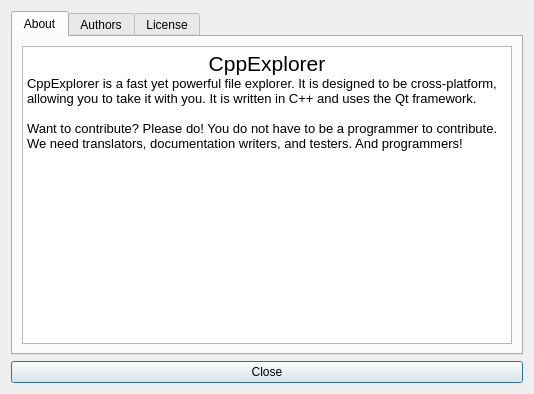
<?xml version="1.0" encoding="UTF-8"?>
<ui version="4.0">
 <class>HelpDialog</class>
 <widget class="QDialog" name="HelpDialog">
  <property name="geometry">
   <rect>
    <x>0</x>
    <y>0</y>
    <width>534</width>
    <height>394</height>
   </rect>
  </property>
  <property name="windowTitle">
   <string>About CppExplorer</string>
  </property>
  <layout class="QVBoxLayout" name="verticalLayout_2">
   <item>
    <layout class="QVBoxLayout" name="verticalLayout">
     <item>
      <widget class="QTabWidget" name="tabWidget">
       <property name="currentIndex">
        <number>0</number>
       </property>
       <widget class="QWidget" name="tab_3">
        <attribute name="title">
         <string>About</string>
        </attribute>
        <layout class="QVBoxLayout" name="verticalLayout_4">
         <item>
          <layout class="QVBoxLayout" name="verticalLayout_3">
           <item>
            <widget class="QTextEdit" name="textEdit">
             <property name="readOnly">
              <bool>true</bool>
             </property>
             <property name="html">
              <string>&lt;!DOCTYPE HTML PUBLIC &quot;-//W3C//DTD HTML 4.0//EN&quot; &quot;http://www.w3.org/TR/REC-html40/strict.dtd&quot;&gt;
&lt;html&gt;&lt;head&gt;&lt;meta name=&quot;qrichtext&quot; content=&quot;1&quot; /&gt;&lt;style type=&quot;text/css&quot;&gt;
p, li { white-space: pre-wrap; }
&lt;/style&gt;&lt;/head&gt;&lt;body style=&quot; font-family:'Cantarell'; font-size:10pt; font-weight:400; font-style:normal;&quot;&gt;
&lt;p align=&quot;center&quot; style=&quot; margin-top:0px; margin-bottom:0px; margin-left:0px; margin-right:0px; -qt-block-indent:0; text-indent:0px;&quot;&gt;&lt;span style=&quot; font-family:'Noto Sans'; font-size:16pt;&quot;&gt;CppExplorer&lt;/span&gt;&lt;/p&gt;
&lt;p style=&quot; margin-top:0px; margin-bottom:0px; margin-left:0px; margin-right:0px; -qt-block-indent:0; text-indent:0px;&quot;&gt;&lt;span style=&quot; font-family:'Noto Sans';&quot;&gt;CppExplorer is a fast yet powerful file explorer. It is designed to be cross-platform, allowing you to take it with you. It is written in C++ and uses the Qt framework.&lt;/span&gt;&lt;/p&gt;
&lt;p style=&quot;-qt-paragraph-type:empty; margin-top:0px; margin-bottom:0px; margin-left:0px; margin-right:0px; -qt-block-indent:0; text-indent:0px; font-family:'Noto Sans';&quot;&gt;&lt;br /&gt;&lt;/p&gt;
&lt;p style=&quot; margin-top:0px; margin-bottom:0px; margin-left:0px; margin-right:0px; -qt-block-indent:0; text-indent:0px;&quot;&gt;&lt;span style=&quot; font-family:'Noto Sans';&quot;&gt;Want to contribute? Please do! You do not have to be a programmer to contribute. We need translators, documentation writers, and testers. And programmers!&lt;/span&gt;&lt;/p&gt;&lt;/body&gt;&lt;/html&gt;</string>
             </property>
            </widget>
           </item>
          </layout>
         </item>
        </layout>
       </widget>
       <widget class="QWidget" name="tab">
        <attribute name="title">
         <string>Authors</string>
        </attribute>
        <layout class="QVBoxLayout" name="verticalLayout_6">
         <item>
          <layout class="QVBoxLayout" name="verticalLayout_5">
           <item>
            <widget class="QTextEdit" name="textEdit_2">
             <property name="readOnly">
              <bool>true</bool>
             </property>
             <property name="html">
              <string>&lt;!DOCTYPE HTML PUBLIC &quot;-//W3C//DTD HTML 4.0//EN&quot; &quot;http://www.w3.org/TR/REC-html40/strict.dtd&quot;&gt;
&lt;html&gt;&lt;head&gt;&lt;meta name=&quot;qrichtext&quot; content=&quot;1&quot; /&gt;&lt;style type=&quot;text/css&quot;&gt;
p, li { white-space: pre-wrap; }
&lt;/style&gt;&lt;/head&gt;&lt;body style=&quot; font-family:'Cantarell'; font-size:10pt; font-weight:400; font-style:normal;&quot;&gt;
&lt;p style=&quot; margin-top:0px; margin-bottom:0px; margin-left:0px; margin-right:0px; -qt-block-indent:0; text-indent:0px;&quot;&gt;&lt;span style=&quot; font-family:'Noto Sans'; font-weight:600;&quot;&gt;CppExplorer&lt;/span&gt;&lt;/p&gt;
&lt;p style=&quot; margin-top:0px; margin-bottom:0px; margin-left:0px; margin-right:0px; -qt-block-indent:0; text-indent:0px;&quot;&gt;&lt;span style=&quot; font-family:'Noto Sans';&quot;&gt;Patrick Flynn: Project owner; main author&lt;/span&gt;&lt;/p&gt;
&lt;p style=&quot;-qt-paragraph-type:empty; margin-top:0px; margin-bottom:0px; margin-left:0px; margin-right:0px; -qt-block-indent:0; text-indent:0px; font-family:'Noto Sans';&quot;&gt;&lt;br /&gt;&lt;/p&gt;
&lt;p style=&quot; margin-top:0px; margin-bottom:0px; margin-left:0px; margin-right:0px; -qt-block-indent:0; text-indent:0px;&quot;&gt;&lt;span style=&quot; font-family:'Noto Sans'; font-weight:600;&quot;&gt;libsettings&lt;/span&gt;&lt;/p&gt;
&lt;p style=&quot; margin-top:0px; margin-bottom:0px; margin-left:0px; margin-right:0px; -qt-block-indent:0; text-indent:0px;&quot;&gt;&lt;span style=&quot; font-family:'Noto Sans';&quot;&gt;Patrick Flynn: Project owner; main author&lt;/span&gt;&lt;/p&gt;
&lt;p style=&quot;-qt-paragraph-type:empty; margin-top:0px; margin-bottom:0px; margin-left:0px; margin-right:0px; -qt-block-indent:0; text-indent:0px; font-family:'Noto Sans';&quot;&gt;&lt;br /&gt;&lt;/p&gt;
&lt;p style=&quot; margin-top:0px; margin-bottom:0px; margin-left:0px; margin-right:0px; -qt-block-indent:0; text-indent:0px;&quot;&gt;&lt;span style=&quot; font-family:'Noto Sans'; font-weight:600;&quot;&gt;Qt Framework&lt;/span&gt;&lt;/p&gt;
&lt;p style=&quot; margin-top:0px; margin-bottom:0px; margin-left:0px; margin-right:0px; -qt-block-indent:0; text-indent:0px;&quot;&gt;&lt;span style=&quot; font-family:'Noto Sans';&quot;&gt;The Qt Company and other contributors; see &amp;quot;About Qt&amp;quot; in the Help menu for more information.&lt;/span&gt;&lt;/p&gt;&lt;/body&gt;&lt;/html&gt;</string>
             </property>
            </widget>
           </item>
          </layout>
         </item>
        </layout>
       </widget>
       <widget class="QWidget" name="tab_2">
        <attribute name="title">
         <string>License</string>
        </attribute>
        <layout class="QVBoxLayout" name="verticalLayout_8">
         <item>
          <layout class="QVBoxLayout" name="verticalLayout_7">
           <item>
            <widget class="QTabWidget" name="tabWidget_2">
             <property name="currentIndex">
              <number>0</number>
             </property>
             <widget class="QWidget" name="tab_4">
              <attribute name="title">
               <string>CppExplorer</string>
              </attribute>
              <layout class="QVBoxLayout" name="verticalLayout_10">
               <item>
                <layout class="QVBoxLayout" name="verticalLayout_9">
                 <item>
                  <widget class="QTextEdit" name="textEdit_5">
                   <property name="readOnly">
                    <bool>true</bool>
                   </property>
                   <property name="html">
                    <string>&lt;!DOCTYPE HTML PUBLIC &quot;-//W3C//DTD HTML 4.0//EN&quot; &quot;http://www.w3.org/TR/REC-html40/strict.dtd&quot;&gt;
&lt;html&gt;&lt;head&gt;&lt;meta name=&quot;qrichtext&quot; content=&quot;1&quot; /&gt;&lt;style type=&quot;text/css&quot;&gt;
p, li { white-space: pre-wrap; }
&lt;/style&gt;&lt;/head&gt;&lt;body style=&quot; font-family:'Cantarell'; font-size:10pt; font-weight:400; font-style:normal;&quot;&gt;
&lt;p style=&quot; margin-top:0px; margin-bottom:0px; margin-left:0px; margin-right:0px; -qt-block-indent:0; text-indent:0px;&quot;&gt;&lt;span style=&quot; font-family:'Noto Sans'; font-size:9pt;&quot;&gt;Copyright 2018 Patrick Flynn&lt;/span&gt;&lt;/p&gt;
&lt;p style=&quot;-qt-paragraph-type:empty; margin-top:0px; margin-bottom:0px; margin-left:0px; margin-right:0px; -qt-block-indent:0; text-indent:0px; font-family:'Noto Sans'; font-size:9pt;&quot;&gt;&lt;br /&gt;&lt;/p&gt;
&lt;p style=&quot; margin-top:0px; margin-bottom:0px; margin-left:0px; margin-right:0px; -qt-block-indent:0; text-indent:0px;&quot;&gt;&lt;span style=&quot; font-family:'Noto Sans'; font-size:9pt;&quot;&gt;Redistribution and use in source and binary forms, with or without modification, are permitted provided that the following conditions are met:&lt;/span&gt;&lt;/p&gt;
&lt;p style=&quot;-qt-paragraph-type:empty; margin-top:0px; margin-bottom:0px; margin-left:0px; margin-right:0px; -qt-block-indent:0; text-indent:0px; font-family:'Noto Sans'; font-size:9pt;&quot;&gt;&lt;br /&gt;&lt;/p&gt;
&lt;p style=&quot; margin-top:0px; margin-bottom:0px; margin-left:0px; margin-right:0px; -qt-block-indent:0; text-indent:0px;&quot;&gt;&lt;span style=&quot; font-family:'Noto Sans'; font-size:9pt;&quot;&gt;1. Redistributions of source code must retain the above copyright notice, this list of conditions and the following disclaimer.&lt;/span&gt;&lt;/p&gt;
&lt;p style=&quot;-qt-paragraph-type:empty; margin-top:0px; margin-bottom:0px; margin-left:0px; margin-right:0px; -qt-block-indent:0; text-indent:0px; font-family:'Noto Sans'; font-size:9pt;&quot;&gt;&lt;br /&gt;&lt;/p&gt;
&lt;p style=&quot; margin-top:0px; margin-bottom:0px; margin-left:0px; margin-right:0px; -qt-block-indent:0; text-indent:0px;&quot;&gt;&lt;span style=&quot; font-family:'Noto Sans'; font-size:9pt;&quot;&gt;2. Redistributions in binary form must reproduce the above copyright notice, this list of conditions and the following disclaimer in the documentation and/or other materials provided with the distribution.&lt;/span&gt;&lt;/p&gt;
&lt;p style=&quot;-qt-paragraph-type:empty; margin-top:0px; margin-bottom:0px; margin-left:0px; margin-right:0px; -qt-block-indent:0; text-indent:0px; font-family:'Noto Sans'; font-size:9pt;&quot;&gt;&lt;br /&gt;&lt;/p&gt;
&lt;p style=&quot; margin-top:0px; margin-bottom:0px; margin-left:0px; margin-right:0px; -qt-block-indent:0; text-indent:0px;&quot;&gt;&lt;span style=&quot; font-family:'Noto Sans'; font-size:9pt;&quot;&gt;3. Neither the name of the copyright holder nor the names of its contributors may be used to endorse or promote products derived from this software without specific prior written permission.&lt;/span&gt;&lt;/p&gt;
&lt;p style=&quot;-qt-paragraph-type:empty; margin-top:0px; margin-bottom:0px; margin-left:0px; margin-right:0px; -qt-block-indent:0; text-indent:0px; font-family:'Noto Sans'; font-size:9pt;&quot;&gt;&lt;br /&gt;&lt;/p&gt;
&lt;p style=&quot; margin-top:0px; margin-bottom:0px; margin-left:0px; margin-right:0px; -qt-block-indent:0; text-indent:0px;&quot;&gt;&lt;span style=&quot; font-family:'Noto Sans'; font-size:9pt;&quot;&gt;THIS SOFTWARE IS PROVIDED BY THE COPYRIGHT HOLDERS AND CONTRIBUTORS &amp;quot;AS IS&amp;quot; AND ANY EXPRESS OR IMPLIED WARRANTIES, INCLUDING, BUT NOT LIMITED TO, THE IMPLIED WARRANTIES OF MERCHANTABILITY AND FITNESS FOR A PARTICULAR PURPOSE ARE DISCLAIMED. IN NO EVENT SHALL THE COPYRIGHT HOLDER OR CONTRIBUTORS BE LIABLE FOR ANY DIRECT, INDIRECT, INCIDENTAL, SPECIAL, EXEMPLARY, OR CONSEQUENTIAL DAMAGES (INCLUDING, BUT NOT LIMITED TO, PROCUREMENT OF SUBSTITUTE GOODS OR SERVICES; LOSS OF USE, DATA, OR PROFITS; OR BUSINESS INTERRUPTION) HOWEVER CAUSED AND ON ANY THEORY OF LIABILITY, WHETHER IN CONTRACT, STRICT LIABILITY, OR TORT (INCLUDING NEGLIGENCE OR OTHERWISE) ARISING IN ANY WAY OUT OF THE USE OF THIS SOFTWARE, EVEN IF ADVISED OF THE POSSIBILITY OF SUCH DAMAGE.&lt;/span&gt;&lt;/p&gt;&lt;/body&gt;&lt;/html&gt;</string>
                   </property>
                  </widget>
                 </item>
                </layout>
               </item>
              </layout>
             </widget>
             <widget class="QWidget" name="tab_5">
              <attribute name="title">
               <string>libsettings</string>
              </attribute>
              <layout class="QVBoxLayout" name="verticalLayout_12">
               <item>
                <layout class="QVBoxLayout" name="verticalLayout_11">
                 <item>
                  <widget class="QTextEdit" name="textEdit_4">
                   <property name="readOnly">
                    <bool>true</bool>
                   </property>
                   <property name="html">
                    <string>&lt;!DOCTYPE HTML PUBLIC &quot;-//W3C//DTD HTML 4.0//EN&quot; &quot;http://www.w3.org/TR/REC-html40/strict.dtd&quot;&gt;
&lt;html&gt;&lt;head&gt;&lt;meta name=&quot;qrichtext&quot; content=&quot;1&quot; /&gt;&lt;style type=&quot;text/css&quot;&gt;
p, li { white-space: pre-wrap; }
&lt;/style&gt;&lt;/head&gt;&lt;body style=&quot; font-family:'Cantarell'; font-size:10pt; font-weight:400; font-style:normal;&quot;&gt;
&lt;p style=&quot; margin-top:0px; margin-bottom:0px; margin-left:0px; margin-right:0px; -qt-block-indent:0; text-indent:0px;&quot;&gt;&lt;span style=&quot; font-family:'Noto Sans'; font-size:9pt;&quot;&gt;Copyright 2017 Patrick Flynn&lt;/span&gt;&lt;/p&gt;
&lt;p style=&quot;-qt-paragraph-type:empty; margin-top:0px; margin-bottom:0px; margin-left:0px; margin-right:0px; -qt-block-indent:0; text-indent:0px; font-family:'Noto Sans'; font-size:9pt;&quot;&gt;&lt;br /&gt;&lt;/p&gt;
&lt;p style=&quot; margin-top:0px; margin-bottom:0px; margin-left:0px; margin-right:0px; -qt-block-indent:0; text-indent:0px;&quot;&gt;&lt;span style=&quot; font-family:'Noto Sans'; font-size:9pt;&quot;&gt;Redistribution and use in source and binary forms, with or without modification, are permitted provided that the following conditions are met:&lt;/span&gt;&lt;/p&gt;
&lt;p style=&quot;-qt-paragraph-type:empty; margin-top:0px; margin-bottom:0px; margin-left:0px; margin-right:0px; -qt-block-indent:0; text-indent:0px; font-family:'Noto Sans'; font-size:9pt;&quot;&gt;&lt;br /&gt;&lt;/p&gt;
&lt;p style=&quot; margin-top:0px; margin-bottom:0px; margin-left:0px; margin-right:0px; -qt-block-indent:0; text-indent:0px;&quot;&gt;&lt;span style=&quot; font-family:'Noto Sans'; font-size:9pt;&quot;&gt;1. Redistributions of source code must retain the above copyright notice, this list of conditions and the following disclaimer.&lt;/span&gt;&lt;/p&gt;
&lt;p style=&quot;-qt-paragraph-type:empty; margin-top:0px; margin-bottom:0px; margin-left:0px; margin-right:0px; -qt-block-indent:0; text-indent:0px; font-family:'Noto Sans'; font-size:9pt;&quot;&gt;&lt;br /&gt;&lt;/p&gt;
&lt;p style=&quot; margin-top:0px; margin-bottom:0px; margin-left:0px; margin-right:0px; -qt-block-indent:0; text-indent:0px;&quot;&gt;&lt;span style=&quot; font-family:'Noto Sans'; font-size:9pt;&quot;&gt;2. Redistributions in binary form must reproduce the above copyright notice, this list of conditions and the following disclaimer in the documentation and/or other materials provided with the distribution.&lt;/span&gt;&lt;/p&gt;
&lt;p style=&quot;-qt-paragraph-type:empty; margin-top:0px; margin-bottom:0px; margin-left:0px; margin-right:0px; -qt-block-indent:0; text-indent:0px; font-family:'Noto Sans'; font-size:9pt;&quot;&gt;&lt;br /&gt;&lt;/p&gt;
&lt;p style=&quot; margin-top:0px; margin-bottom:0px; margin-left:0px; margin-right:0px; -qt-block-indent:0; text-indent:0px;&quot;&gt;&lt;span style=&quot; font-family:'Noto Sans'; font-size:9pt;&quot;&gt;3. Neither the name of the copyright holder nor the names of its contributors may be used to endorse or promote products derived from this software without specific prior written permission.&lt;/span&gt;&lt;/p&gt;
&lt;p style=&quot;-qt-paragraph-type:empty; margin-top:0px; margin-bottom:0px; margin-left:0px; margin-right:0px; -qt-block-indent:0; text-indent:0px; font-family:'Noto Sans'; font-size:9pt;&quot;&gt;&lt;br /&gt;&lt;/p&gt;
&lt;p style=&quot; margin-top:0px; margin-bottom:0px; margin-left:0px; margin-right:0px; -qt-block-indent:0; text-indent:0px;&quot;&gt;&lt;span style=&quot; font-family:'Noto Sans'; font-size:9pt;&quot;&gt;THIS SOFTWARE IS PROVIDED BY THE COPYRIGHT HOLDERS AND CONTRIBUTORS &amp;quot;AS IS&amp;quot; AND ANY EXPRESS OR IMPLIED WARRANTIES, INCLUDING, BUT NOT LIMITED TO, THE IMPLIED WARRANTIES OF MERCHANTABILITY AND FITNESS FOR A PARTICULAR PURPOSE ARE DISCLAIMED. IN NO EVENT SHALL THE COPYRIGHT HOLDER OR CONTRIBUTORS BE LIABLE FOR ANY DIRECT, INDIRECT, INCIDENTAL, SPECIAL, EXEMPLARY, OR CONSEQUENTIAL DAMAGES (INCLUDING, BUT NOT LIMITED TO, PROCUREMENT OF SUBSTITUTE GOODS OR SERVICES; LOSS OF USE, DATA, OR PROFITS; OR BUSINESS INTERRUPTION) HOWEVER CAUSED AND ON ANY THEORY OF LIABILITY, WHETHER IN CONTRACT, STRICT LIABILITY, OR TORT (INCLUDING NEGLIGENCE OR OTHERWISE) ARISING IN ANY WAY OUT OF THE USE OF THIS SOFTWARE, EVEN IF ADVISED OF THE POSSIBILITY OF SUCH DAMAGE.&lt;/span&gt;&lt;/p&gt;&lt;/body&gt;&lt;/html&gt;</string>
                   </property>
                  </widget>
                 </item>
                </layout>
               </item>
              </layout>
             </widget>
             <widget class="QWidget" name="tab_6">
              <attribute name="title">
               <string>Qt</string>
              </attribute>
              <layout class="QVBoxLayout" name="verticalLayout_14">
               <item>
                <layout class="QVBoxLayout" name="verticalLayout_13">
                 <item>
                  <widget class="QTextEdit" name="textEdit_3">
                   <property name="readOnly">
                    <bool>true</bool>
                   </property>
                   <property name="html">
                    <string>&lt;!DOCTYPE HTML PUBLIC &quot;-//W3C//DTD HTML 4.0//EN&quot; &quot;http://www.w3.org/TR/REC-html40/strict.dtd&quot;&gt;
&lt;html&gt;&lt;head&gt;&lt;meta name=&quot;qrichtext&quot; content=&quot;1&quot; /&gt;&lt;style type=&quot;text/css&quot;&gt;
p, li { white-space: pre-wrap; }
&lt;/style&gt;&lt;/head&gt;&lt;body style=&quot; font-family:'Cantarell'; font-size:10pt; font-weight:400; font-style:normal;&quot;&gt;
&lt;p style=&quot; margin-top:0px; margin-bottom:0px; margin-left:0px; margin-right:0px; -qt-block-indent:0; text-indent:0px;&quot;&gt;&lt;span style=&quot; font-family:'Noto Sans';&quot;&gt;Qt open-source is licensed under the LGPL v3 license. The complete text of the LGPL v3 license can be found below at the following link:&lt;/span&gt;&lt;/p&gt;
&lt;p style=&quot;-qt-paragraph-type:empty; margin-top:0px; margin-bottom:0px; margin-left:0px; margin-right:0px; -qt-block-indent:0; text-indent:0px; font-family:'Noto Sans';&quot;&gt;&lt;br /&gt;&lt;/p&gt;
&lt;p style=&quot; margin-top:0px; margin-bottom:0px; margin-left:0px; margin-right:0px; -qt-block-indent:0; text-indent:0px;&quot;&gt;&lt;span style=&quot; font-family:'Noto Sans';&quot;&gt;https://www.gnu.org/licenses/lgpl-3.0.en.html&lt;/span&gt;&lt;/p&gt;&lt;/body&gt;&lt;/html&gt;</string>
                   </property>
                  </widget>
                 </item>
                </layout>
               </item>
              </layout>
             </widget>
            </widget>
           </item>
          </layout>
         </item>
        </layout>
       </widget>
      </widget>
     </item>
    </layout>
   </item>
   <item>
    <widget class="QPushButton" name="closeButton">
     <property name="text">
      <string>Close</string>
     </property>
    </widget>
   </item>
  </layout>
 </widget>
 <resources/>
 <connections/>
</ui>
